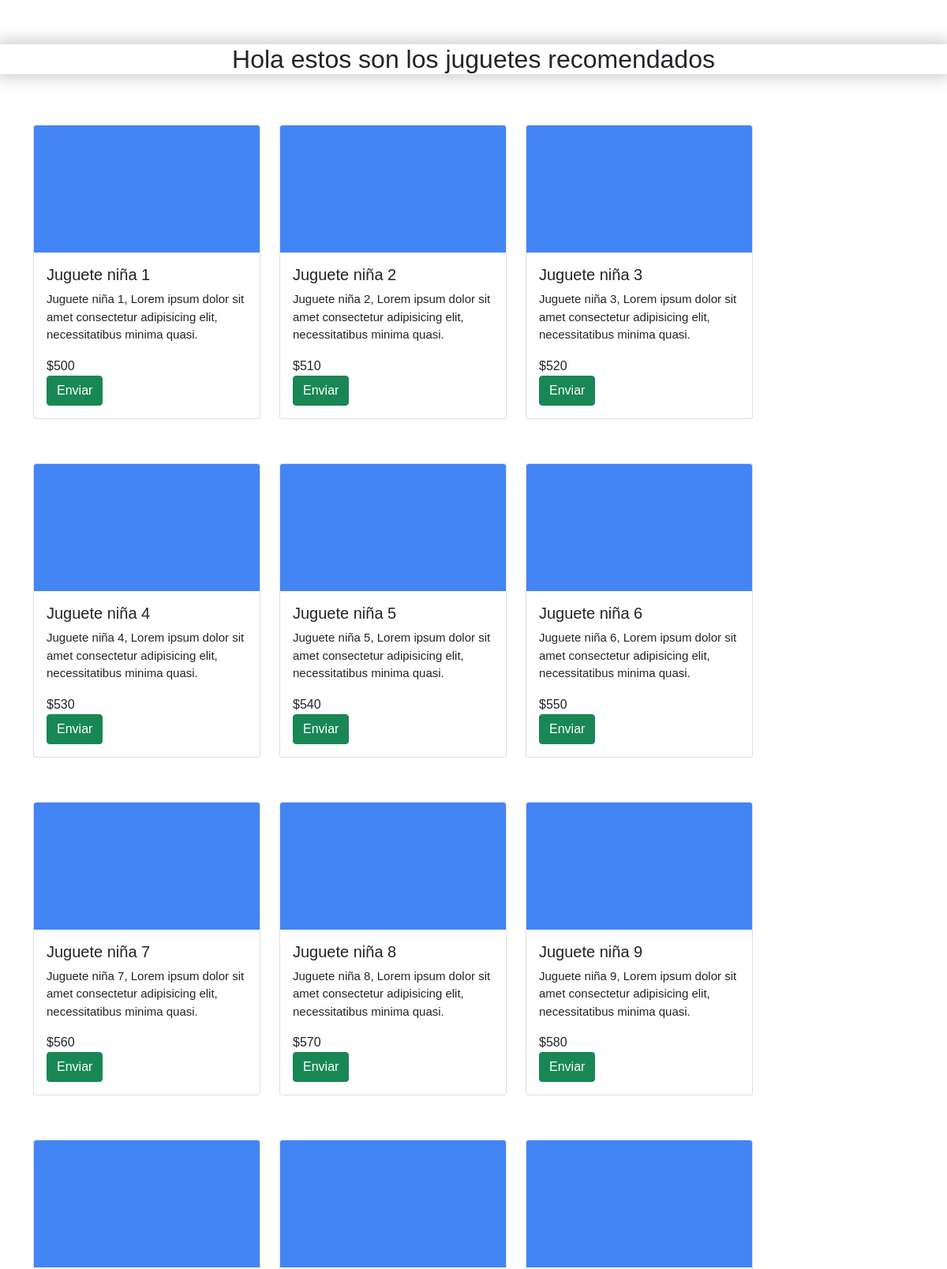
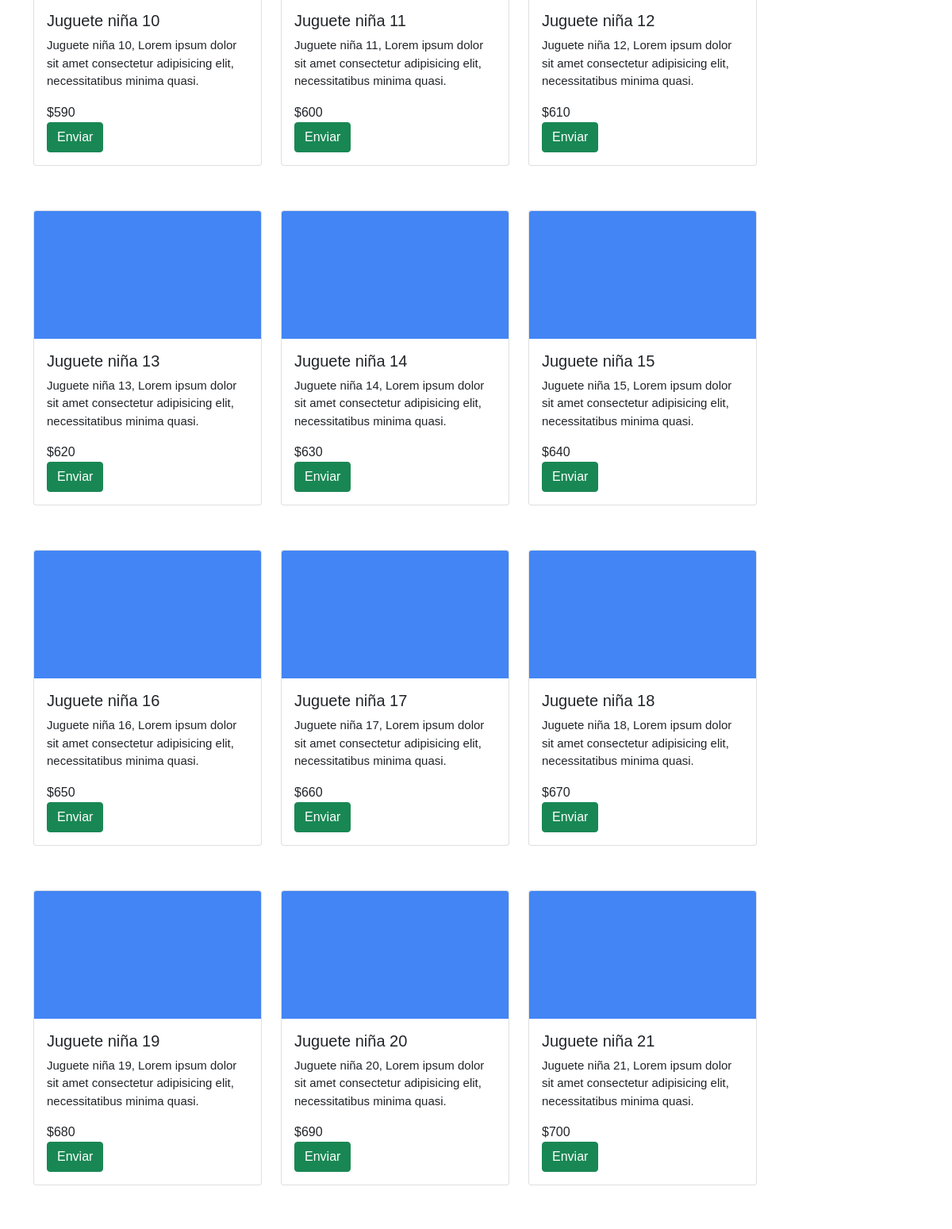
Screenshot of /catalogo.php?genero=1 (upper part) with the database file from the repository (2 pictures, top to bottom).
### tables this page shows
CREATE TABLE `juguetes` (
  `ID` int(11) NOT NULL,
  `Genero` int(11) NOT NULL,
  `Nombre_Juguete` text NOT NULL,
  `Costo` text NOT NULL,
  `Descripcion` text NOT NULL
);

### catalogo.php (the view, shortened to what this page needs)
<?php
    include_once("conexion.php");
    $nombre=$_GET['nombre'];
    $genero=$_GET['genero'];
    $genero=intval($genero);
    $juguetes="SELECT * FROM JUGUETES WHERE GENERO = $genero";
?>
<!DOCTYPE html>
<html lang="es">
    <head>
        <link href="https://cdn.jsdelivr.net/npm/bootstrap@5.1.3/dist/css/bootstrap.min.css" rel="stylesheet">
        <link href="kfg.css" rel="stylesheet"/>
    </head>
    <body>
    <h1>&nbsp;</h1>
        <div class="container2">
            <h2> <?php echo "Hola ".$nombre." estos son los juguetes recomendados";?></h2>
        </div>
            <div class="container">
                <div class="row row-cols-auto">
                    <?php $resultado = mysqli_query($conn,$juguetes);
                        while($fila=mysqli_fetch_assoc($resultado)){
                    ?>
                    <div class="col">
                    <h1>&nbsp;</h1>
                        <div class="card" style="width: 18rem;">
                            <img src="fondo.png" class="card-img-top" alt="...">
                            <div class="card-body">
                                <h5 class="card-title"><?php echo $fila['Nombre_Juguete']; ?></h5>
                                <p class="card-text"><?php echo $fila['Descripcion']; ?></p>
                                <a><?php echo "$".$fila['Costo']; ?></a>
                                <br>
                                <a href="correo.php?id=<?php echo $fila['ID'];?>"><button onclick="alerta()"  type="submit" class="btn btn-success">Enviar</button></a>
                            </div>
                        </div>
                    </div>
                    <br>
                    <?php }?>
                </div>
            </div>
    </body>
</html>

### kfg.css (style rules this page uses)
* { padding: 0; margin: 0; font-family: sans-serif; }
body { height: 100%; width: 100%; }
.container2 { text-align: center; background-color: #fff; box-shadow: 0px 0px 19px 5px rgba(0,0,0,0.19); }
p { font-size: 15px }

### rows the page displays
juguetes: Nombre_Juguete "Juguete niña 1", Descripcion "Juguete niña 1, Lorem ipsum dolor sit amet consectetur adipisicing elit, necessitatibus minima quasi.", Costo "500"
juguetes: Nombre_Juguete "Juguete niña 2", Descripcion "Juguete niña 2, Lorem ipsum dolor sit amet consectetur adipisicing elit, necessitatibus minima quasi.", Costo "510"
juguetes: Nombre_Juguete "Juguete niña 3", Descripcion "Juguete niña 3, Lorem ipsum dolor sit amet consectetur adipisicing elit, necessitatibus minima quasi.", Costo "520"
juguetes: Nombre_Juguete "Juguete niña 4", Descripcion "Juguete niña 4, Lorem ipsum dolor sit amet consectetur adipisicing elit, necessitatibus minima quasi.", Costo "530"
juguetes: Nombre_Juguete "Juguete niña 5", Descripcion "Juguete niña 5, Lorem ipsum dolor sit amet consectetur adipisicing elit, necessitatibus minima quasi.", Costo "540"
juguetes: Nombre_Juguete "Juguete niña 6", Descripcion "Juguete niña 6, Lorem ipsum dolor sit amet consectetur adipisicing elit, necessitatibus minima quasi.", Costo "550"
juguetes: Nombre_Juguete "Juguete niña 7", Descripcion "Juguete niña 7, Lorem ipsum dolor sit amet consectetur adipisicing elit, necessitatibus minima quasi.", Costo "560"
juguetes: Nombre_Juguete "Juguete niña 8", Descripcion "Juguete niña 8, Lorem ipsum dolor sit amet consectetur adipisicing elit, necessitatibus minima quasi.", Costo "570"
juguetes: Nombre_Juguete "Juguete niña 9", Descripcion "Juguete niña 9, Lorem ipsum dolor sit amet consectetur adipisicing elit, necessitatibus minima quasi.", Costo "580"
juguetes: Nombre_Juguete "Juguete niña 10", Descripcion "Juguete niña 10, Lorem ipsum dolor sit amet consectetur adipisicing elit, necessitatibus minima quasi.", Costo "590"
juguetes: Nombre_Juguete "Juguete niña 11", Descripcion "Juguete niña 11, Lorem ipsum dolor sit amet consectetur adipisicing elit, necessitatibus minima quasi.", Costo "600"
juguetes: Nombre_Juguete "Juguete niña 12", Descripcion "Juguete niña 12, Lorem ipsum dolor sit amet consectetur adipisicing elit, necessitatibus minima quasi.", Costo "610"
juguetes: Nombre_Juguete "Juguete niña 13", Descripcion "Juguete niña 13, Lorem ipsum dolor sit amet consectetur adipisicing elit, necessitatibus minima quasi.", Costo "620"
juguetes: Nombre_Juguete "Juguete niña 14", Descripcion "Juguete niña 14, Lorem ipsum dolor sit amet consectetur adipisicing elit, necessitatibus minima quasi.", Costo "630"
juguetes: Nombre_Juguete "Juguete niña 15", Descripcion "Juguete niña 15, Lorem ipsum dolor sit amet consectetur adipisicing elit, necessitatibus minima quasi.", Costo "640"
juguetes: Nombre_Juguete "Juguete niña 16", Descripcion "Juguete niña 16, Lorem ipsum dolor sit amet consectetur adipisicing elit, necessitatibus minima quasi.", Costo "650"
juguetes: Nombre_Juguete "Juguete niña 17", Descripcion "Juguete niña 17, Lorem ipsum dolor sit amet consectetur adipisicing elit, necessitatibus minima quasi.", Costo "660"
juguetes: Nombre_Juguete "Juguete niña 18", Descripcion "Juguete niña 18, Lorem ipsum dolor sit amet consectetur adipisicing elit, necessitatibus minima quasi.", Costo "670"
juguetes: Nombre_Juguete "Juguete niña 19", Descripcion "Juguete niña 19, Lorem ipsum dolor sit amet consectetur adipisicing elit, necessitatibus minima quasi.", Costo "680"
juguetes: Nombre_Juguete "Juguete niña 20", Descripcion "Juguete niña 20, Lorem ipsum dolor sit amet consectetur adipisicing elit, necessitatibus minima quasi.", Costo "690"
juguetes: Nombre_Juguete "Juguete niña 21", Descripcion "Juguete niña 21, Lorem ipsum dolor sit amet consectetur adipisicing elit, necessitatibus minima quasi.", Costo "700"
